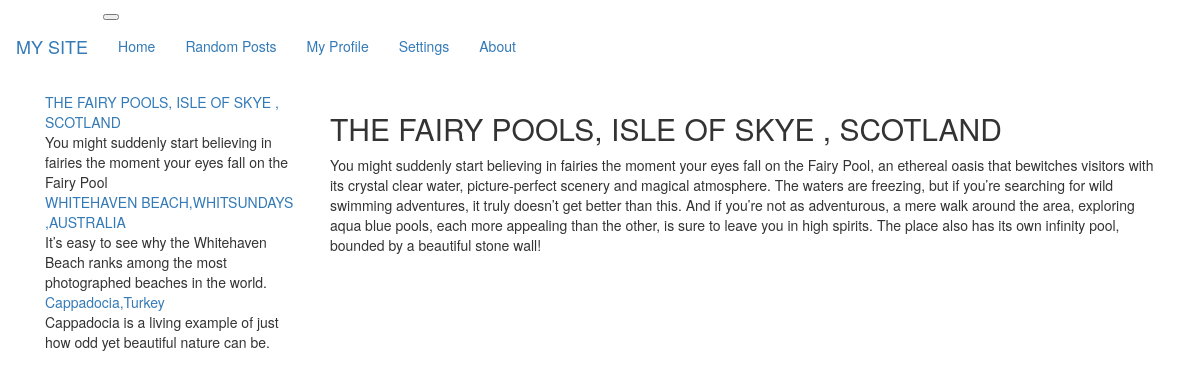
Page /post/the-fairy-pools-scotland on the committed database.
### blog/models.py (models this page shows, shortened)
class Post(models.Model):
    title = models.CharField(max_length=255)
    slug = models.SlugField(max_length=255, unique=True)
    summary = models.CharField(max_length=300)
    content = models.TextField()
    published = models.BooleanField(default=True)
    created = models.DateTimeField(auto_now_add=True)
    image = models.ImageField(upload_to='img')
    class Meta:
        ordering = ['-created']

### blog/views.py (the view)
# urls.py: url(r'^post/(.*)$', blog_views.post),
def post(request, slug):
    print(slug)
    posts = Post.objects.all()
    return render(request, 'post.html', {
        'post': get_object_or_404(Post, slug=slug),
        'post': get_object_or_404(Post, slug=slug),
        'posts': posts
    })

### blog/templates/post.html (shortened to what this page needs)
{% extends 'single-template.html' %}
{% block entry %}
    <h2>{{ post.title }}</h2>
    <div>
        {{ post.content | linebreaks }}
    </div>
{% endblock %}

### blog/templates/single-template.html
{% extends 'base.html' %}
{% block content %}
    <div class="container">
        <div class="col-md-3">
            {% for post in posts %}
                <div>
                    <div class="summary-title"><a href="/post/{{ post.slug }}">{{ post.title }}</a> </div>
                    <div class="summary">{{ post.summary }}</div>
                </div>
            {% endfor %}
        </div>
        <div class="col-md-9">
            {% block entry %}{% endblock %}
        </div>
    </div>
{% endblock %}

### blog/static/css/style.css (style rules this page uses)
body { background: none !important; }

### rows in the picture
Post: title "THE FAIRY POOLS, ISLE OF SKYE , SCOTLAND", summary "You might suddenly start believing in fairies the moment your eyes fall on the Fairy Pool", content "You might suddenly start believing in fairies the moment your eyes fall on the Fairy Pool, an ethereal oasis that bewitches visitors with its crystal clear water, picture-perfect scenery and magical atmosphere. The waters are freezing, but if you’re searching for wild swimming adventures, it truly doesn’t get better than this. And if you’re not as adventurous, a mere walk around the area, exploring aqua blue pools, each more appealing than the other, is sure to leave you in high spirits. The place also has its own infinity pool, bounded by a beautiful stone wall!"
Post: title "WHITEHAVEN BEACH,WHITSUNDAYS ,AUSTRALIA", summary "It’s easy to see why the Whitehaven Beach ranks among the most photographed beaches in the world."
Post: title "Cappadocia,Turkey", summary "Cappadocia is a living example of just how odd yet beautiful nature can be."
